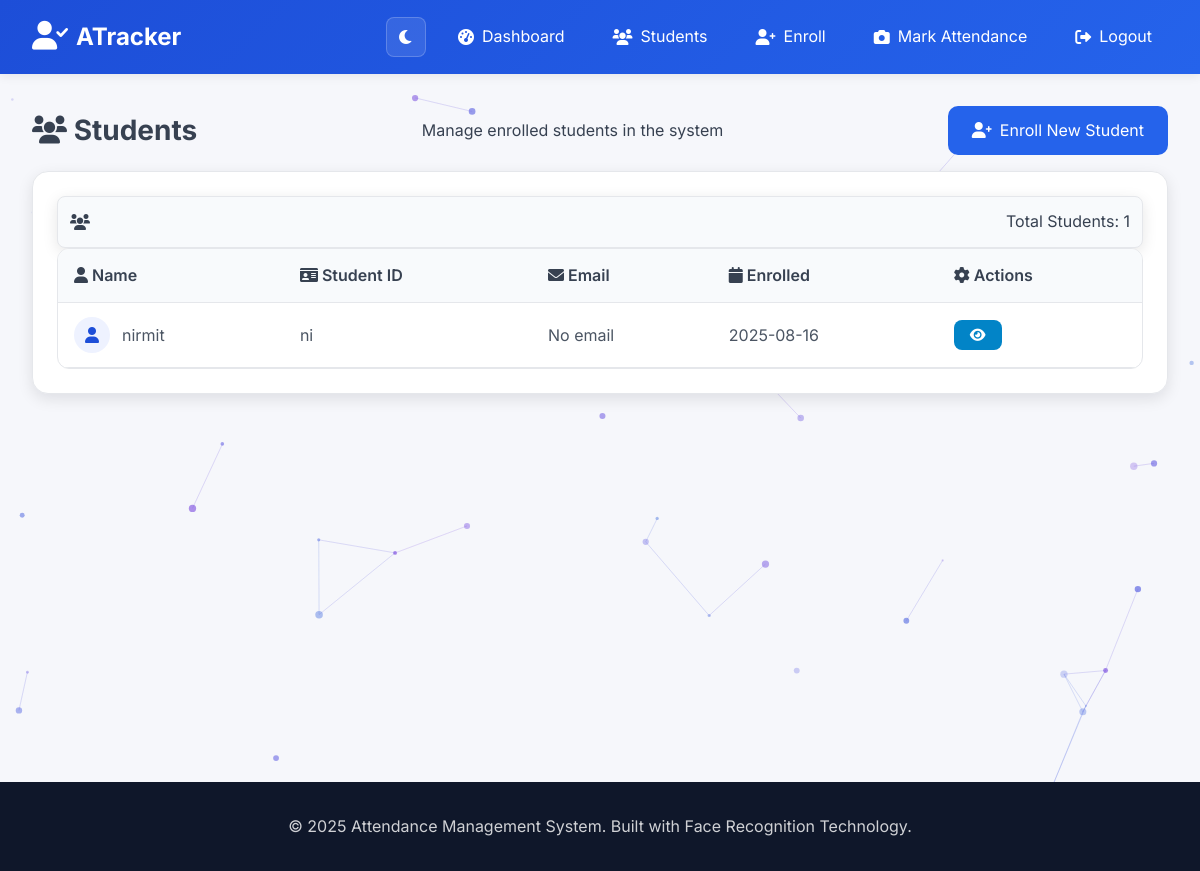
The app's page /students (signed in) with its own data.
### tables this page shows
CREATE TABLE students (
            id INTEGER PRIMARY KEY AUTOINCREMENT,
            name TEXT NOT NULL,
            student_id TEXT UNIQUE NOT NULL,
            email TEXT,
            face_encoding BLOB,
            created_at TIMESTAMP DEFAULT CURRENT_TIMESTAMP
        );

### app.py (the view)
@app.route('/students')
def students():
    if 'user_id' not in session:
        return redirect(url_for('login'))
    conn = sqlite3.connect('attendance.db')
    cursor = conn.cursor()
    cursor.execute('SELECT id, name, student_id, email, created_at FROM students ORDER BY name')
    students = cursor.fetchall()
    conn.close()
    return render_template('students.html', students=students)

### templates/students.html (shortened to what this page needs)
{% extends "base.html" %}
{% block content %}
<div class="students-container">
    <div class="students-header">
        <h1><i class="fas fa-users"></i> Students</h1>
        <p>Manage enrolled students in the system</p>
        <a href="{{ url_for('enroll_student') }}" class="btn btn-primary">
            <i class="fas fa-user-plus"></i> Enroll New Student
        </a>
    </div>
    <div class="students-card">
        {% if students %}
            <div class="students-stats">
                <div class="stat-item">
                    <i class="fas fa-users"></i>
                    <span>Total Students: {{ students|length }}</span>
                </div>
            </div>
            <div class="students-table">
                <table>
                    <thead>
                        <tr>
                            <th><i class="fas fa-user"></i> Name</th>
                            <th><i class="fas fa-id-card"></i> Student ID</th>
                            <th><i class="fas fa-envelope"></i> Email</th>
                            <th><i class="fas fa-calendar"></i> Enrolled</th>
                            <th><i class="fas fa-cog"></i> Actions</th>
                        </tr>
                    </thead>
                    <tbody>
                        {% for student in students %}
                            <tr>
                                <td>
                                    <div class="student-name">
                                        <div class="student-avatar">
                                            <i class="fas fa-user"></i>
                                        </div>
                                        <span>{{ student[1] }}</span>
                                    </div>
                                </td>
                                <td>
                                    <span class="student-id">{{ student[2] }}</span>
                                </td>
                                <td>
                                    {% if student[3] %}
                                        <span class="student-email">{{ student[3] }}</span>
                                    {% else %}
                                        <span class="no-email">No email</span>
                                    {% endif %}
                                </td>
                                <td>
                                    <span class="enrollment-date">{{ student[4][:10] }}</span>
                                </td>
                                <td>
                                    <div class="action-buttons">
                                        <button class="btn btn-sm btn-info" data-student-id="{{ student[0] }}" onclick="viewStudent(this.getAttribute('data-student-id'))">
                                            <i class="fas fa-eye"></i>
                                        </button>
                                    </div>
                                </td>
                            </tr>
                        {% endfor %}
                    </tbody>
                </table>
            </div>
        {% else %}
            <div class="empty-state">
                <i class="fas fa-users"></i>
                <h3>No Students Enrolled</h3>
                <p>Get started by enrolling your first student using the "Enroll New Student" button above</p>
            </div>
        {% endif %}
    </div>
</div>
{% endblock %}

### static/style.css (style rules this page uses)
* { margin: 0; padding: 0; box-sizing: border-box; }
:root { --bg-color: #f6f7fb; --surface-color: #ffffff; --text-color: #374151; --muted-text-color: #4b5563; --border-color: #e5e7eb; --primary-50: #eef2ff; --primary-100: #e0e7ff; --primary-500: #3b82f6; --primary-600: #2563eb; --primary-700: #1d4ed8; --primary-800: #1e40af; --success-600: #16a34a; --success-700: #15803d; --danger-600: #dc2626; --danger-700: #b91c1c; --info-600: #0284c7; --info-700: #0369a1; --shadow-sm: 0 2px 10px rgba(2, 6, 23, 0.08); --shadow-md: 0 5px 15px rgba(2, 6, 23, 0.10); --shadow-lg: 0 10px 30px rgba(2, 6, 23, 0.12); }
body { font-family: 'Inter', system-ui, -apple-system, Segoe UI, Roboto, Helvetica, Arial, 'Apple Color Emoji', 'Segoe UI Emoji', 'Segoe UI Symbol', sans-serif; line-height: 1.6; color: var(--text-color); background-color: var(--bg-color); transition: background-color 0.3s ease, color 0.3s ease; }
.btn { position: relative; overflow: hidden; transition: all 0.3s ease; z-index: 1; }
.btn *, .feature-item *, .animated-card *, .hover-lift * { opacity: 1 !important; visibility: visible !important; z-index: 2; position: relative; }
.btn { display: inline-flex; align-items: center; gap: 0.5rem; padding: 0.75rem 1.5rem; border: none; border-radius: 10px; text-decoration: none; font-family: inherit; font-size: 1rem; cursor: pointer; transition: all 0.2s ease; text-align: center; }
.btn-primary { background: var(--primary-600); color: white; }
.btn-info { background-color: var(--info-600); color: white; }
.btn-sm { padding: 0.5rem 1rem; font-size: 0.875rem; }
.stat-item { text-align: center; background: white; padding: 2rem 1.5rem; border-radius: 12px; box-shadow: 0 4px 15px rgba(0, 0, 0, 0.1); transition: transform 0.3s ease, box-shadow 0.3s ease; }
.students-card, .enroll-card, .attendance-card { background: var(--surface-color); border: 1px solid var(--border-color); border-radius: 16px; box-shadow: var(--shadow-md); }
.students-header, .enroll-header, .attendance-header { display: flex; align-items: center; justify-content: space-between; gap: 1rem; margin-bottom: 1rem; }
.students-header h1, .enroll-header h1, .attendance-header h1 { font-size: 1.75rem; }
.students-container, .enroll-container, .attendance-container { max-width: 1200px; margin: 0 auto; padding: 0 2rem; }
.students-card { padding: 1.5rem; }
.students-table table { width: 100%; border-collapse: separate; border-spacing: 0; background: var(--surface-color); border: 1px solid var(--border-color); border-radius: 12px; overflow: hidden; }
.students-table thead th { text-align: left; background: #f8fafc; color: var(--text-color); font-weight: 600; padding: 0.875rem 1rem; border-bottom: 1px solid var(--border-color); }
.students-table tbody td { padding: 0.875rem 1rem; border-bottom: 1px solid var(--border-color); color: var(--muted-text-color); }
.student-name { display: flex; align-items: center; gap: 0.75rem; }
.student-avatar { width: 36px; height: 36px; border-radius: 50%; background: #eef2ff; color: var(--primary-700); display: inline-flex; align-items: center; justify-content: center; }
.action-buttons { display: inline-flex; gap: 0.5rem; }
.stat-item { display: flex; justify-content: space-between; align-items: center; padding: 0.75rem; background: #f8fafc; border: 1px solid var(--border-color); border-radius: 8px; font-family: 'Inter', system-ui, -apple-system, sans-serif; }
.btn-sm { padding: 0.5rem 1rem; font-size: 0.875rem; display: inline-flex; align-items: center; gap: 0.375rem; border-radius: 8px; transition: all 0.2s ease; }
.btn-sm i { font-size: 0.875rem; }
* { transition: background-color 0.3s ease, color 0.3s ease, border-color 0.3s ease, box-shadow 0.3s ease; }
body, .navbar, .main-content, .footer { transition: background-color 0.3s ease, color 0.3s ease; }

### records on screen
students: name "nirmit", student "ni", email "No email", created_at "2025-08-16"

### other values on screen
{{ students|length }} "1"
